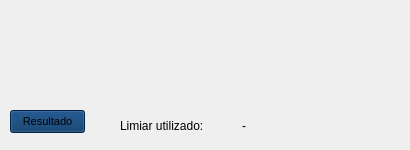
<?xml version="1.0" encoding="UTF-8"?>
<ui version="4.0">
 <class>Form</class>
 <widget class="QWidget" name="Form">
  <property name="geometry">
   <rect>
    <x>0</x>
    <y>0</y>
    <width>410</width>
    <height>150</height>
   </rect>
  </property>
  <property name="minimumSize">
   <size>
    <width>410</width>
    <height>150</height>
   </size>
  </property>
  <property name="maximumSize">
   <size>
    <width>420</width>
    <height>180</height>
   </size>
  </property>
  <property name="windowTitle">
   <string>Form</string>
  </property>
  <property name="styleSheet">
   <string notr="true"/>
  </property>
  <widget class="QPushButton" name="pushButton">
   <property name="geometry">
    <rect>
     <x>10</x>
     <y>110</y>
     <width>75</width>
     <height>23</height>
    </rect>
   </property>
   <property name="font">
    <font>
     <family>MS Shell Dlg 2</family>
     <pointsize>8</pointsize>
     <weight>9</weight>
     <italic>false</italic>
     <bold>false</bold>
    </font>
   </property>
   <property name="autoFillBackground">
    <bool>false</bool>
   </property>
   <property name="styleSheet">
    <string notr="true">background-color: rgb(0, 50, 100);
font: 75 8pt &quot;MS Shell Dlg 2&quot;;</string>
   </property>
   <property name="text">
    <string>Resultado</string>
   </property>
  </widget>
  <widget class="QWidget" name="horizontalLayoutWidget">
   <property name="geometry">
    <rect>
     <x>120</x>
     <y>110</y>
     <width>160</width>
     <height>31</height>
    </rect>
   </property>
   <layout class="QHBoxLayout" name="horizontalLayout" stretch="3,1">
    <item>
     <widget class="QLabel" name="label">
      <property name="text">
       <string>Limiar utilizado:</string>
      </property>
     </widget>
    </item>
    <item>
     <widget class="QLabel" name="label_2">
      <property name="text">
       <string>-</string>
      </property>
     </widget>
    </item>
   </layout>
  </widget>
 </widget>
 <resources/>
 <connections/>
</ui>
